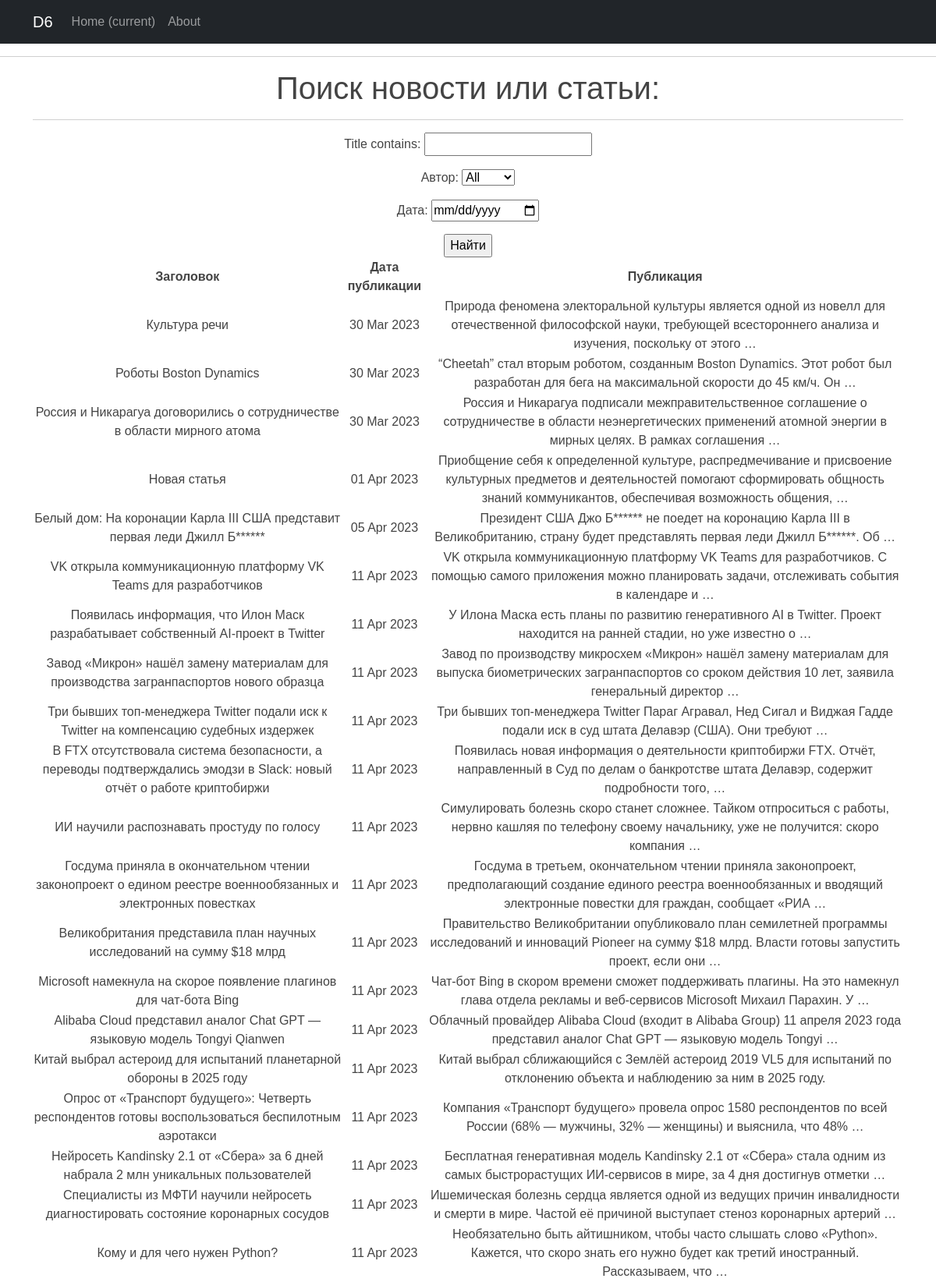
The app's page /news/search/ (upper part) with its own data.
### news/models.py (models this page shows, shortened)
class Post(models.Model):
    author = models.ForeignKey(Author, on_delete=models.CASCADE)
    view = models.CharField(max_length=2, choices=OPTIONS_POST)
    time_in = models.DateTimeField(auto_now_add=True)
    categories = models.ManyToManyField(Category, through='PostCategory')
    title = models.CharField(max_length=150)
    text = models.TextField()
    rating_post = models.IntegerField(default=0)

### news/views.py (the view)
# urls.py: path('search/', PostSearch.as_view(), name='post_search'),
class PostSearch(ListView):
    model = Post
    template_name = 'post_search.html'
    context_object_name = 'posts'
    def get_queryset(self):
        queryset = super().get_queryset()
        self.filterset = PostFilter(self.request.GET, queryset)
        return self.filterset.qs
    def get_context_data(self, **kwargs):
        context = super().get_context_data(**kwargs)
        context['filterset'] = self.filterset
        return context

### news/templatetags/custom_filters.py (called while the page is built)
@register.filter()
def censor(word):
    if isinstance(word, str):
        for i in word.split():
            if i.capitalize() in cens_words:
                word = word.replace(i, i[0] + '*' * len(i))
    else:
        raise ValueError('custom_filters -> censor -> A string is expected, but a different data type has been entered')
    return word

### templates/post_search.html (shortened to what this page needs)
{% extends 'flatpages/default.html' %}
{% load custom_filters %}
{% load custom_tags %}
{% block content %}
<h1>Поиск новости или статьи:</h1>
<hr>
<form action="" method="get">
    {{ filterset.form.as_p }}
    <input type="submit" value="Найти" />
</form>
    {% if posts %}
        <table>
            <tr>
                <td><b>Заголовок</b></td>
                <td><b>Дата публикации</b></td>
                <td><b>Публикация</b></td>
            </tr>
            {% for post in posts %}
            <tr>
                <td>{{ post.title|censor }}</td>
                <td>{{ post.time_in|date:'d M Y' }}</td>
                <td>{{ post.text|truncatewords:20|censor }}</td>
            </tr>
            {% endfor %}
        </table>
    {% else %}
        <h2>Новостей нет!</h2>
    {% endif %}
{% endblock content %}

### records on screen
Post: title|censor "Культура речи", time_in "30 Mar 2023", text|censor "Природа феномена электоральной культуры является одной из новелл для отечественной философской науки, требующей всестороннего анализа и изучения, поскольку от этого …"
Post: title|censor "Роботы Boston Dynamics", time_in "30 Mar 2023", text|censor "“Cheetah” стал вторым роботом, созданным Boston Dynamics. Этот робот был разработан для бега на максимальной скорости до 45 км/ч. Он …"
Post: title|censor "Россия и Никарагуа договорились о сотрудничестве в области мирного атома", time_in "30 Mar 2023", text|censor "Россия и Никарагуа подписали межправительственное соглашение о сотрудничестве в области неэнергетических применений атомной энергии в мирных целях. В рамках соглашения …"
Post: title|censor "Новая статья", time_in "01 Apr 2023", text|censor "Приобщение себя к определенной культуре, распредмечивание и присвоение культурных предметов и деятельностей помогают сформировать общность знаний коммуникантов, обеспечивая возможность общения, …"
Post: title|censor "Белый дом: На коронации Карла III США представит первая леди Джилл Б******", time_in "05 Apr 2023", text|censor "Президент США Джо Б****** не поедет на коронацию Карла III в Великобританию, страну будет представлять первая леди Джилл Б******. Об …"
Post: title|censor "VK открыла коммуникационную платформу VK Teams для разработчиков", time_in "11 Apr 2023", text|censor "VK открыла коммуникационную платформу VK Teams для разработчиков. С помощью самого приложения можно планировать задачи, отслеживать события в календаре и …"
Post: title|censor "Появилась информация, что Илон Маск разрабатывает собственный AI-проект в Twitter", time_in "11 Apr 2023", text|censor "У Илона Маска есть планы по развитию генеративного AI в Twitter. Проект находится на ранней стадии, но уже известно о …"
Post: title|censor "Завод «Микрон» нашёл замену материалам для производства загранпаспортов нового образца", time_in "11 Apr 2023", text|censor "Завод по производству микросхем «Микрон» нашёл замену материалам для выпуска биометрических загранпаспортов со сроком действия 10 лет, заявила генеральный директор …"
Post: title|censor "Три бывших топ-менеджера Twitter подали иск к Twitter на компенсацию судебных издержек", time_in "11 Apr 2023", text|censor "Три бывших топ-менеджера Twitter Параг Агравал, Нед Сигал и Виджая Гадде подали иск в суд штата Делавэр (США). Они требуют …"
Post: title|censor "В FTX отсутствовала система безопасности, а переводы подтверждались эмодзи в Slack: новый отчёт о работе криптобиржи", time_in "11 Apr 2023", text|censor "Появилась новая информация о деятельности криптобиржи FTX. Отчёт, направленный в Суд по делам о банкротстве штата Делавэр, содержит подробности того, …"
Post: title|censor "ИИ научили распознавать простуду по голосу", time_in "11 Apr 2023", text|censor "Симулировать болезнь скоро станет сложнее. Тайком отпроситься с работы, нервно кашляя по телефону своему начальнику, уже не получится: скоро компания …"
Post: title|censor "Госдума приняла в окончательном чтении законопроект о едином реестре военнообязанных и электронных повестках", time_in "11 Apr 2023", text|censor "Госдума в третьем, окончательном чтении приняла законопроект, предполагающий создание единого реестра военнообязанных и вводящий электронные повестки для граждан, сообщает «РИА …"
Post: title|censor "Великобритания представила план научных исследований на сумму $18 млрд", time_in "11 Apr 2023", text|censor "Правительство Великобритании опубликовало план семилетней программы исследований и инноваций Pioneer на сумму $18 млрд. Власти готовы запустить проект, если они …"
Post: title|censor "Microsoft намекнула на скорое появление плагинов для чат-бота Bing", time_in "11 Apr 2023", text|censor "Чат-бот Bing в скором времени сможет поддерживать плагины. На это намекнул глава отдела рекламы и веб-сервисов Microsoft Михаил Парахин. У …"
Post: title|censor "Alibaba Cloud представил аналог Chat GPT — языковую модель Tongyi Qianwen", time_in "11 Apr 2023", text|censor "Облачный провайдер Alibaba Cloud (входит в Alibaba Group) 11 апреля 2023 года представил аналог Chat GPT — языковую модель Tongyi …"
Post: title|censor "Китай выбрал астероид для испытаний планетарной обороны в 2025 году", time_in "11 Apr 2023", text|censor "Китай выбрал сближающийся с Землёй астероид 2019 VL5 для испытаний по отклонению объекта и наблюдению за ним в 2025 году."
Post: title|censor "Опрос от «Транспорт будущего»: Четверть респондентов готовы воспользоваться беспилотным аэротакси", time_in "11 Apr 2023", text|censor "Компания «Транспорт будущего» провела опрос 1580 респондентов по всей России (68% — мужчины, 32% — женщины) и выяснила, что 48% …"
Post: title|censor "Нейросеть Kandinsky 2.1 от «Сбера» за 6 дней набрала 2 млн уникальных пользователей", time_in "11 Apr 2023", text|censor "Бесплатная генеративная модель Kandinsky 2.1 от «Сбера» стала одним из самых быстрорастущих ИИ-сервисов в мире, за 4 дня достигнув отметки …"
Post: title|censor "Специалисты из МФТИ научили нейросеть диагностировать состояние коронарных сосудов", time_in "11 Apr 2023", text|censor "Ишемическая болезнь сердца является одной из ведущих причин инвалидности и смерти в мире. Частой её причиной выступает стеноз коронарных артерий …"
Post: title|censor "Кому и для чего нужен Python?", time_in "11 Apr 2023", text|censor "Необязательно быть айтишником, чтобы часто слышать слово «Python». Кажется, что скоро знать его нужно будет как третий иностранный. Рассказываем, что …"
